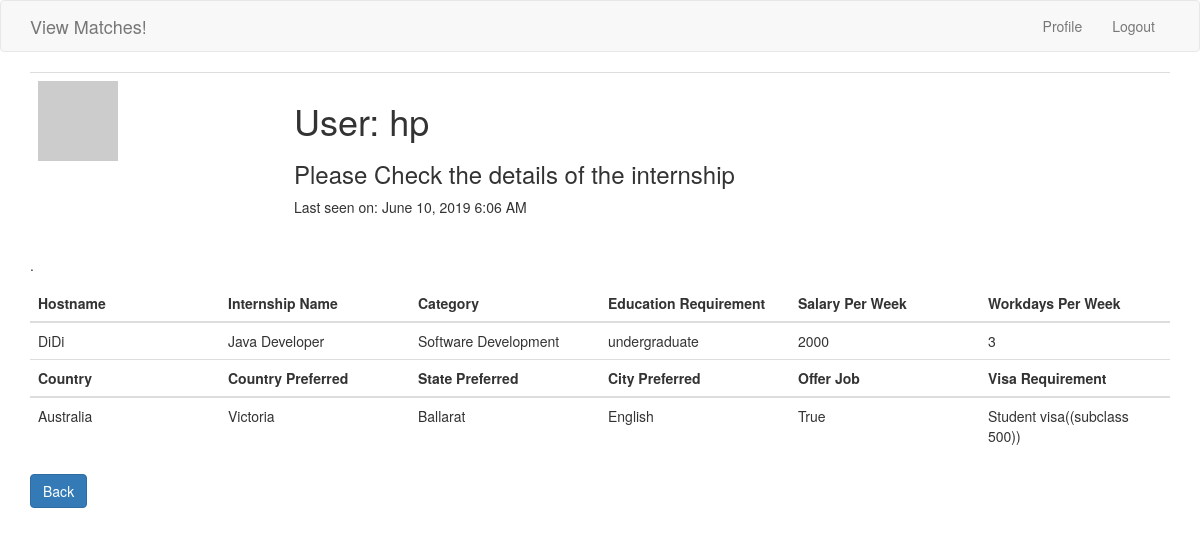
Page /internship_details/67 (signed in) on the committed database.
### app/models.py (models this page shows, shortened)
class User(UserMixin, db.Model):
    __tablename__ = 'user'
    last_seen = db.Column(db.DateTime, default=datetime.utcnow)
    id = db.Column(db.Integer, primary_key=True)
    username = db.Column(db.String(120), unique=True)
    email = db.Column(db.String(120), unique=True)
    password_hash = db.Column(db.String(140))
    role = db.Column(db.String, default='Host', nullable=False)
    def avatar(self, size):
        digest = md5(self.email.lower().encode('utf-8')).hexdigest()
        return 'https://www.gravatar.com/avatar/{}?d=identicon&s={}'.format(
            digest, size)

class Internship(db.Model):
    __tablename__ = 'internship'
    id = db.Column(db.Integer, primary_key=True)
    hostname = db.Column(db.String(120), db.ForeignKey('host.hostname'))
    field_category = db.Column(db.String(120))
    internship_name = db.Column(db.String(120), unique=True)
    age = db.Column(db.Integer)
    age_flex = db.Column(db.Boolean, default=False)
    gender_requirement = db.Column(db.String(120))
    gender_flex = db.Column(db.Boolean, default=False)
    major = db.Column(db.String(120))
    major_flex = db.Column(db.Boolean, default=False)
    education_requirement = db.Column(db.String(120))
    education_flex = db.Column(db.Boolean, default=False)
    internship_category = db.Column(db.String(120))
    salary = db.Column(db.Integer)
    salary_flex = db.Column(db.Boolean, default=False)
    visa = db.Column(db.String(120))
    visa_flex = db.Column(db.Boolean, default=False)
    workplace_nation = db.Column(db.String(120))
    nation_flex = db.Column(db.Boolean, default=False)
    workplace_state = db.Column(db.String(120))
    state_flex = db.Column(db.Boolean, default=False)
    workplace_city = db.Column(db.String(120))
    city_flex = db.Column(db.Boolean, default=False)
    workdays = db.Column(db.String(120))
    workdays_flex = db.Column(db.Boolean, default=False)
    opportunity_to_fulltime_job = db.Column(db.Boolean, default=False)
    fulltime_flex = db.Column(db.Boolean, default=False)
    language_requirement = db.Column(db.String(120))
    language_flex = db.Column(db.Boolean, default=False)
    disability = db.Column(db.Boolean, default=False)
    disability_flex = db.Column(db.Boolean, default=False)

### app/routes.py (the view)
@app.route('/internship_details/<internship_id>', methods=['GET', 'POST'])
@login_required
def internship_details(internship_id):
    internship = Internship.query.filter_by(id=internship_id).all()
    return render_template('internship_details.html', students=internship)

### app/models.py (called while the page is built)
@login.user_loader
def load_user(id):
    return User.query.get(int(id))

### app/routes.py (called while the page is built)
@app.before_request
def before_request():
    if current_user.is_authenticated:
        current_user.last_seen = datetime.utcnow()
        db.session.commit()

### app/templates/internship_details.html (shortened to what this page needs)
{% extends "base.html" %}
{% block app_content %}
    <table class="table table-hover">
        <tr>
            <td width="256px"><img src="{{ current_user.avatar(256) }}"></td>
            <td>
                <h1>User: {{ current_user.username }}</h1>
                <h3>Please Check the details of the internship</h3>
                {% if current_user.last_seen %}
                    <p>Last seen on: {{ moment(current_user.last_seen).format('LLL') }}</p>
                {% endif %}
            </td>
        </tr>
    </table>.
    <table class="table table-hover" style="TABLE-LAYOUT: fixed" >
            <thead>
            <tr>
                    <th>Hostname</th>
                    <th>Internship Name</th>
                    <th>Category</th>
                    <th>Education Requirement</th>
                    <th>Salary Per Week</th>
                    <th>Workdays Per Week</th>
            </tr>
            </thead>
        {% for stu in students %}
                {% include '_internship_det1.html' %}
            {% endfor %}
            <thead>
            <tr>
                <th>Country</th>
                <th>Country Preferred</th>
                <th>State Preferred</th>
                <th>City Preferred</th>
                <th>Offer Job</th>
                <th>Visa Requirement</th>
            </tr>
            </thead>
            {% for stu in students %}
                {% include '_internship_det2.html' %}
            {% endfor %}
        </table>
{% if current_user.role=="Host" %}
    <p><a href="{{ url_for('save_host_req',intern_name=students[0].internship_name) }}" class="btn btn-primary" role="button">Back</a></p>
{% else %}
        <p><a href="{{ url_for('viewInvitation',username=current_user.username )}}" class="btn btn-primary" role="button">Back</a></p>
    {% endif %}
{% endblock %}

### app/templates/_internship_det1.html
<tr><p>
    <td>
        {{ stu.hostname }}
    </td>
    <td>
        {{ stu.internship_name }}
    </td>
    <td>
        {{ stu.internship_category }}
    </td>
    <td>
        {{ stu.education_requirement }}
    </td>
    <td>
        {{ stu.salary }}
    </td>
    <td>
        {{ stu.workdays }}
    </td>
    </p>
</tr>

### app/templates/_internship_det2.html
<tr><p>
    <td>
        {{ stu.workplace_nation }}
    </td>
    <td>
        {{ stu.workplace_state }}
    </td>
    <td>
        {{ stu.workplace_city }}
    </td>
    <td>
        {{ stu.language_requirement }}
    </td>
    <td>
        {{ stu.opportunity_to_fulltime_job }}
    </td>
    <td style="word-wrap:break-word;">
        {{ stu.visa }}
    </td>
    </p>
</tr>

### rows in the picture
User: username "hp", last_seen "June 10, 2019 6:06 AM"
Internship: hostname "DiDi", internship_name "Java Developer", internship_category "Software Development", education_requirement "undergraduate", salary "2000", workdays "3", workplace_nation "Australia", workplace_state "Victoria", workplace_city "Ballarat", language_requirement "English", opportunity_to_fulltime_job "True", visa "Student visa((subclass 500))"
